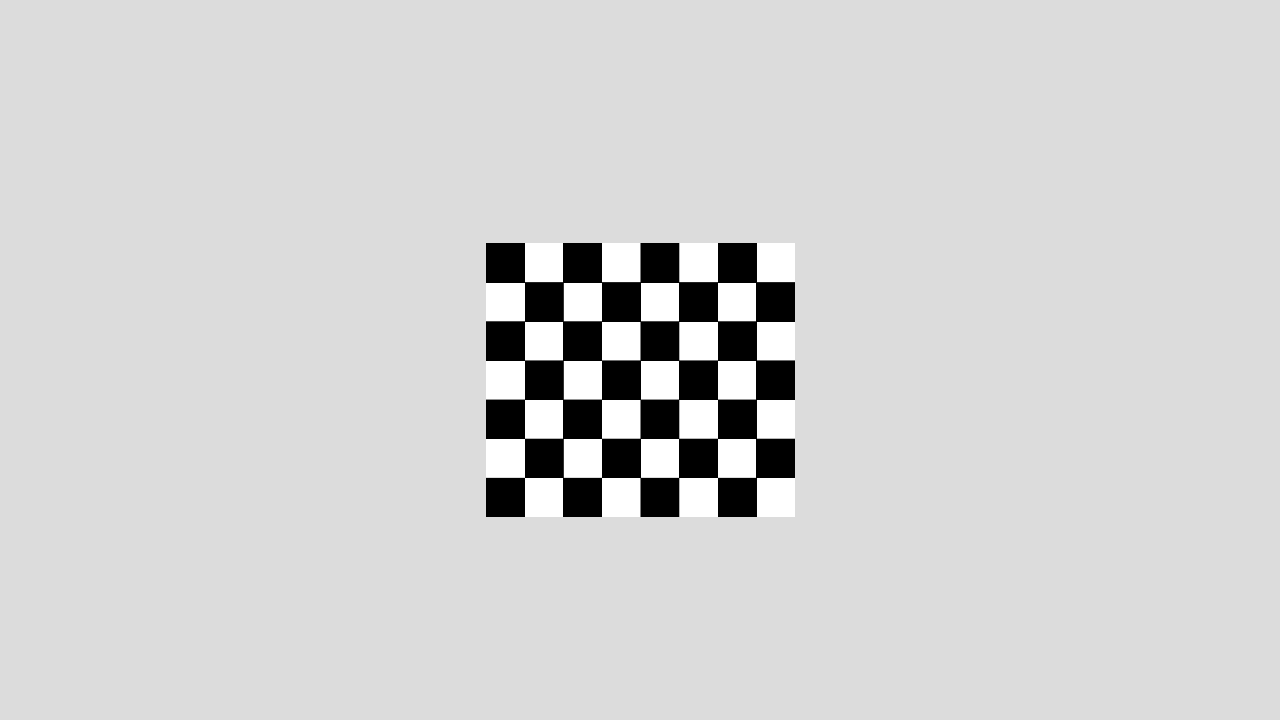
#> input picture aula_16_Calibracao/exemplos_em_python/dados_sinteticos/calib_01.png, 1280 x 720 px, given in place of synthetic_motion.mp4, which was not available
$ python 08_logging_to_csv.py
#> lines starting #> are read from the running program, lines starting #| are printed output that depends on the picture; after the words box and inside, x2 and y2 are one past the last pixel; in counts of white or black regions, pixels touching at a corner belong together; pictures that were not available may be replaced by others from this repository, and a replacement may not be noted
### aula_10_Rastreamento/exemplos_em_python/utils.py
import argparse
import time
from collections import deque
from pathlib import Path

import cv2
import numpy as np


def parse_source(value):
    """Converte '0' em câmera 0; demais valores são tratados como caminho/URL."""
    try:
        return int(value)
    except ValueError:
        return value


def open_capture(source):
    cap = cv2.VideoCapture(parse_source(source))
    if not cap.isOpened():
        raise RuntimeError(f"Não foi possível abrir a fonte de vídeo: {source}")
    return cap


def resize_keep_aspect(frame, width=None):
    if width is None or frame.shape[1] <= width:
        return frame
    scale = width / frame.shape[1]
    return cv2.resize(frame, None, fx=scale, fy=scale)


def clean_foreground_mask(mask, kernel_size=5, min_area=500):
    """Aplica limiarização e morfologia para reduzir ruído no foreground."""
    _, mask = cv2.threshold(mask, 200, 255, cv2.THRESH_BINARY)
    kernel = cv2.getStructuringElement(cv2.MORPH_ELLIPSE, (kernel_size, kernel_size))
    mask = cv2.morphologyEx(mask, cv2.MORPH_OPEN, kernel)
    mask = cv2.morphologyEx(mask, cv2.MORPH_CLOSE, kernel)
    return mask


def contours_from_mask(mask, min_area=500):
    contours, _ = cv2.findContours(mask, cv2.RETR_EXTERNAL, cv2.CHAIN_APPROX_SIMPLE)
    valid = []
    for c in contours:
        area = cv2.contourArea(c)
        if area >= min_area:
            valid.append(c)
    return valid


def annotate_contours(frame, contours, color=(0, 255, 0)):
    annotated = frame.copy()
    for idx, c in enumerate(contours, start=1):
        x, y, w, h = cv2.boundingRect(c)
        cv2.rectangle(annotated, (x, y), (x + w, y + h), color, 2)
        cv2.putText(annotated, f"obj {idx}", (x, y - 6), cv2.FONT_HERSHEY_SIMPLEX, 0.5, color, 2)
    return annotated


# [5 lines left out: function moving_average, not called in this run]


def overlay_text(frame, lines, x=10, y=24, color=(255, 255, 255)):
    out = frame.copy()
    for i, line in enumerate(lines):
        yy = y + i * 24
        cv2.putText(out, line, (x, yy), cv2.FONT_HERSHEY_SIMPLEX, 0.62, (0, 0, 0), 4)
        cv2.putText(out, line, (x, yy), cv2.FONT_HERSHEY_SIMPLEX, 0.62, color, 2)
    return out


def ensure_output_dir():
    Path("output").mkdir(exist_ok=True)
    return Path("output")

### aula_10_Rastreamento/exemplos_em_python/08_logging_to_csv.py
import argparse
import csv
import time
from collections import deque
from pathlib import Path

import cv2

from utils import open_capture, resize_keep_aspect, clean_foreground_mask, contours_from_mask, annotate_contours, overlay_text


def main():
    parser = argparse.ArgumentParser(description="Registra métricas de foreground em CSV.")
    parser.add_argument("--source", default="data/synthetic_motion.mp4")
    parser.add_argument("--method", choices=["mog2", "knn"], default="mog2")
    parser.add_argument("--output", default="output/background_metrics.csv")
    parser.add_argument("--min-area", type=float, default=500)
    parser.add_argument("--width", type=int, default=640)
    args = parser.parse_args()

    cap = open_capture(args.source)
    if args.method == "mog2":
        subtractor = cv2.createBackgroundSubtractorMOG2(history=500, varThreshold=16, detectShadows=True)
    else:
        subtractor = cv2.createBackgroundSubtractorKNN(history=500, dist2Threshold=400, detectShadows=True)

    out_path = Path(args.output)
    out_path.parent.mkdir(parents=True, exist_ok=True)
    times = deque(maxlen=120)
    frame_idx = 0

    with out_path.open("w", newline="", encoding="utf-8") as f:
        writer = csv.writer(f)
        writer.writerow(["frame", "method", "objects", "loop_ms", "avg_loop_ms"])

        while True:
            ok, frame = cap.read()
#> frame is the input picture: shape (720, 1280, 3); min 0, max 255, mean 211.3
            if not ok:
                break
            frame = resize_keep_aspect(frame, args.width)
            frame_idx += 1

            tic = time.perf_counter()
            mask = subtractor.apply(frame)
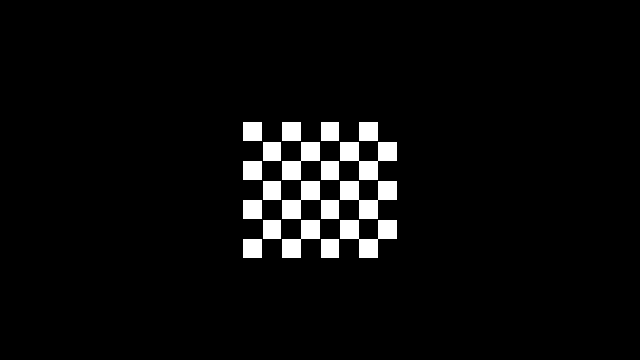
#> mask: shape (360, 640); values 127 (black) and 255 (white), 4.3% white; 19 white regions, largest, box (x1, y1, x2, y2) and area: (340, 142, 397, 180) 1083, (340, 181, 397, 219) 1083, (340, 220, 397, 258) 1083
            clean = clean_foreground_mask(mask)
#> in clean_foreground_mask, `mask = cv2.morphologyEx(mask, cv2.MORPH_OPEN, kernel)`:
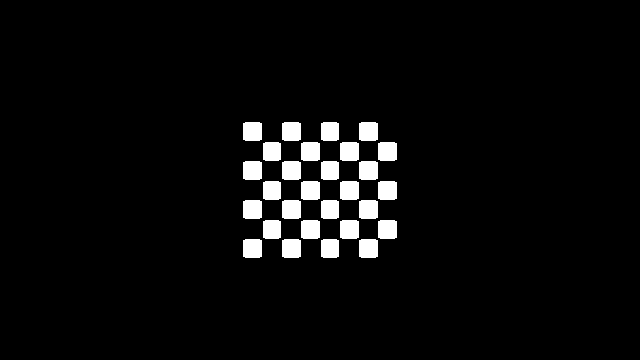
#> mask: shape (360, 640); 4.2% white; 28 white regions, largest, box (x1, y1, x2, y2) and area: (243, 122, 262, 141) 353, (282, 122, 301, 141) 353, (359, 122, 378, 141) 353
#> in clean_foreground_mask, `mask = cv2.morphologyEx(mask, cv2.MORPH_CLOSE, kernel)`:
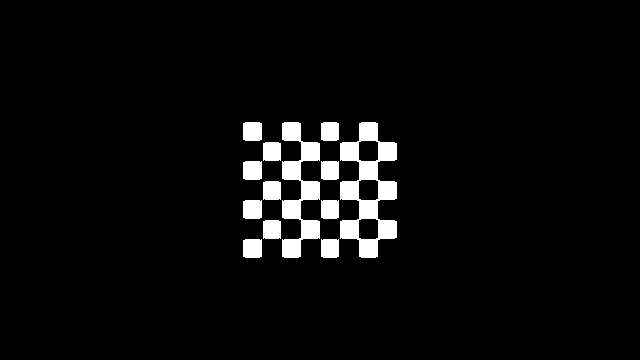
#> mask: shape (360, 640); 4.3% white; 13 white regions
            contours = contours_from_mask(clean, min_area=args.min_area)
#> in contours_from_mask, `contours, _ = cv2.findContours(mask, cv2.RETR_EXTERNAL, cv2.CHAIN_APPR..`: contours = 13 contours; largest, box (x1, y1, x2, y2) and area: (340, 122, 397, 258) 4496, (282, 122, 320, 258) 2274, (243, 239, 262, 258) 318, (243, 200, 262, 219) 318, (243, 161, 262, 180) 318
#> the loop in contours_from_mask, `for c in contours:` made 13 passes
#> area on passes 1 to 12: 301, 318.5, 301, 301, 318.5, 301, 301, 318.5, 301, 4495.5, 300, 2274
#> after the loop in contours_from_mask, `for c in contours:`: valid = 2 contours; box (x1, y1, x2, y2) and area: (340, 122, 397, 258) 4496, (282, 122, 320, 258) 2274
#> contours has the same summary as valid in contours_from_mask
            loop_ms = (time.perf_counter() - tic) * 1000
            times.append(loop_ms)
            avg_ms = sum(times) / len(times)
            writer.writerow([frame_idx, args.method, len(contours), loop_ms, avg_ms])

            annotated = annotate_contours(frame, contours)
#> the loop in annotate_contours, `for idx, c in enumerate(contours, start=1):` made 2 passes
#> (idx, x, y, w, h) on passes 1 to 2: (1, 340, 122, 57, 136), (2, 282, 122, 38, 136)
#> after the loop in annotate_contours, `for idx, c in enumerate(contours, start=1):`:
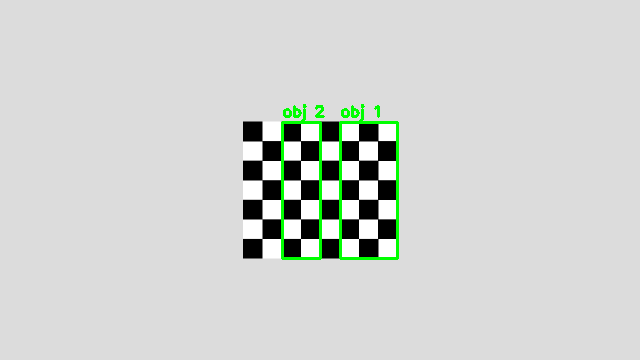
#> annotated: shape (360, 640, 3); mean B, G, R 209.4, 212.4, 209.4
            annotated = overlay_text(annotated, [
                f"metodo: {args.method}",
                f"frame: {frame_idx}",
                f"objetos: {len(contours)}",
                f"media: {avg_ms:.2f} ms",
            ])
#> after the loop in overlay_text, `for i, line in enumerate(lines):`:
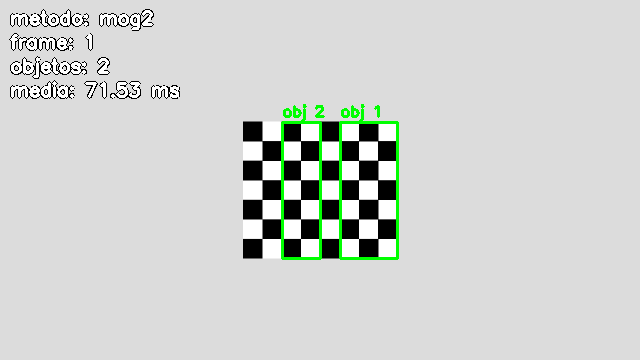
#> out: shape (360, 640, 3); 2.21% of pixels changed, all inside (x1, y1, x2, y2) = (9, 9, 180, 99)
            cv2.imshow("Mascara", clean)
            cv2.imshow("Frame anotado", annotated)
            if cv2.waitKey(1) & 0xFF == ord("q"):
#> (key q is pressed here)
                break

    cap.release()
    cv2.destroyAllWindows()
    print(f"CSV salvo em: {out_path}")


if __name__ == "__main__":
    main()
